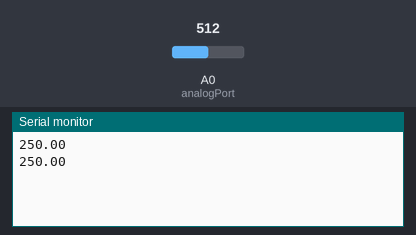
A sketch run on a simulated Arduino Uno, built with avr-gcc and run on an emulated ATmega328P. On the bench: the last lines printed to the serial monitor. Inputs (shaded band) come from the test bench; at power-on: A0 (analogPort) = 512.

Above: at 1.3 s.
1.4 s: A0 (analogPort) set to 716
At 1.9 s:
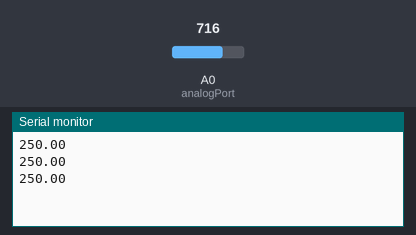
2.9 s: A0 (analogPort) set to 900
At 3.4 s:
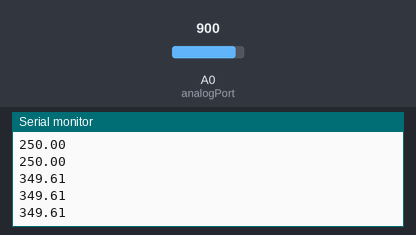
Timing chart, 0 to 5.9 s (numbered marks = the images above; inputs shaded):
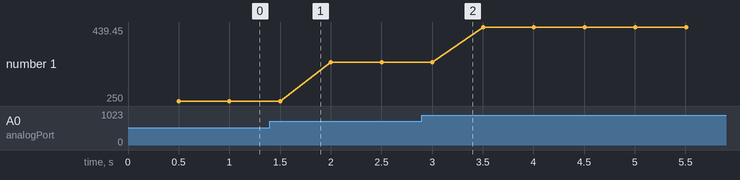

The sketch:

_________.ino
```cpp
#define usbVoltage 5           //電圧が5V以外の時には変更
#define analogPort 0

void setup() {
  Serial.begin( 9600 );
}

void loop() {
  int val;
  float temp;
  val = analogRead(analogPort);
  temp = ((float(usbVoltage)*val)/1024)*100;

  delay(500);

  Serial.println(temp);
}
```

Measured:
- plotted number 1: 250 → 349.61 after the input at 1.4 s, 349.61 → 439.45 after the input at 2.9 s
